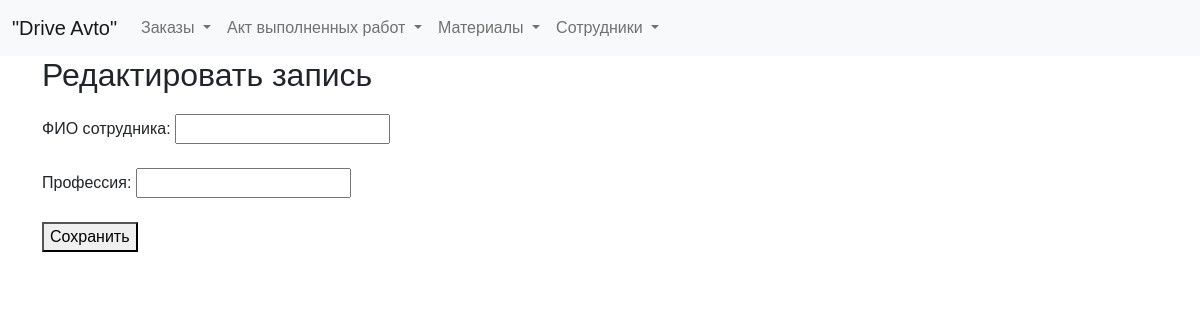
The page /edit_entry_employees/7 on the database as committed earlier.
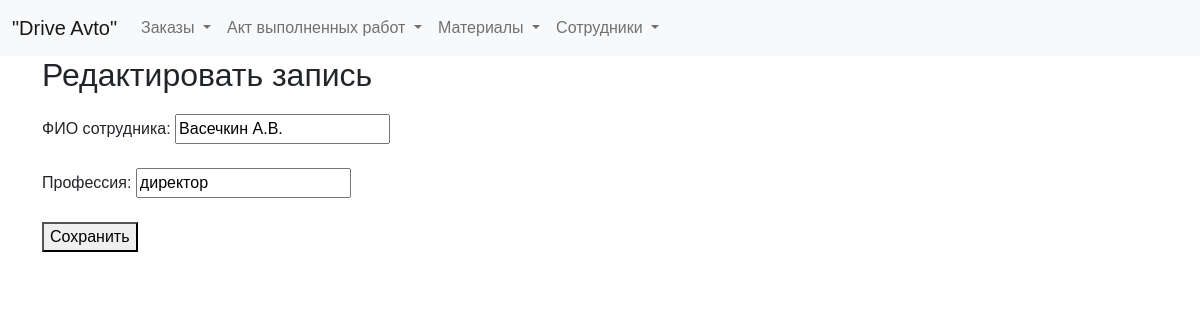
The same page on the database as committed later.
### tables this page shows
CREATE TABLE employees (
id integer PRIMARY KEY AUTOINCREMENT,
name text NOT NULL,
profession text NOT NULL
);

### fcompany.py (the view)
@app.route('/edit_entry_employees/<int:entry_id>', methods=['GET'])
def edit_entry_employees(entry_id):
    entry_data = dbase.get_entry_employees(entry_id)
    return render_template('edit_entry_employees.html', title="Редактировать", entry_data=entry_data)

### FDataBase.py (called while the page is built)
    def get_entry_employees(self, entry_id):
        sql = '''SELECT * FROM employees WHERE id = ?'''
        try:
            self.__cur.execute(sql, (entry_id,))
            res = self.__cur.fetchone()
            if res:
                return dict(res)
        except Exception as e:
            print("Ошибка при получении записи из БД:", str(e))
        return None

### fcompany.py (called while the page is built)
def connect_db():  # общая функция для установления соединения с БД
    conn = sqlite3.connect(app.config['DATABASE'])
    conn.row_factory = sqlite3.Row  # записи будут представлены не в виде кортежей, а в виде словаря (для исп в шаблонах)
    return conn

def get_db():
    if not hasattr(g, 'link_db'):
        g.link_db = connect_db()
    return g.link_db

@app.before_request
def before_request():
    global dbase
    db = get_db()
    dbase = FDataBase(db)

### templates/edit_entry_employees.html (shortened to what this page needs)
{% extends 'base.html' %}
{% block content %}
<h2>Редактировать запись</h2>
<form action="/save_entry_employees/{{ entry_data.id }}" method="post" class="form-contact">
    <label for="name">ФИО сотрудника:</label>
    <input type="text" id="name" name="name" value="{{ entry_data.name }}" class="form-contact" required ><br><br>
    <label for="profession">Профессия:</label>
    <input type="text" id="profession" name="profession" value="{{ entry_data.profession }}" class="form-contact" required ><br><br>
    <button type="submit">Сохранить</button>
</form>
{% endblock %}

Rows that differ between the two databases and show on the page:
added employees: name "Васечкин А.В.", profession "директор"
